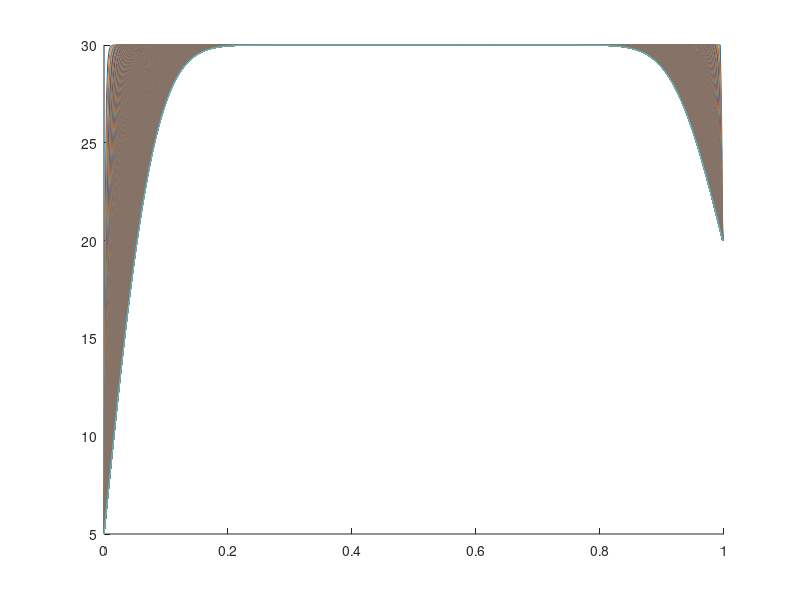
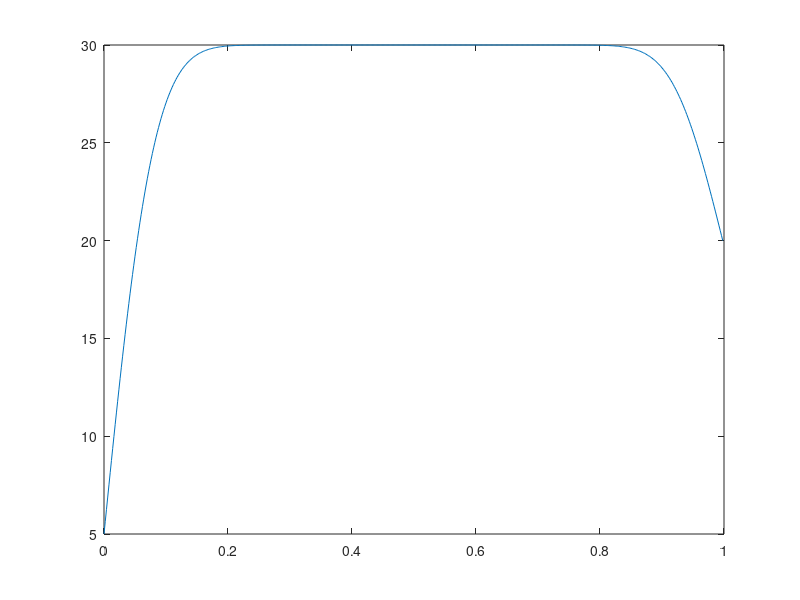

Write the MATLAB code that produced these figures, in order.
%% ME 3001 - Mechanical Engineeing Analysis
% 
% Tristan Hill - 6/22/2014 - 11/13/2017
%
% 1D Heat Equation - Finite Diff. Approx 
% for the Radiation problem the ODE is Non-Linear 
% so we need 'relaxation approach'
%
%% 
close all; clear all; clc

L = 1; %
n = 500; %
h = L/n ; %

d=.1/100;%dia(m)
k=200; %(w/(m*K))
e=0.9;
p=pi*d;
sig=5.670373e-8;
Ac=pi*d^2/4;

% alpha=1;% 
alpha=p*sig*e/(Ac*k)

u0 = 5; %
uL = 20; %
ub = 30; %

x = 0: h :L ; %
% g = sin (pi*x /4); %

u = ones(1 , n)*ub; %
u(1)= u0 ; %
u(n)= uL ; %


figure(1);hold all
steps = 1000; 
for j = 1: steps
    
    for i=2:n-1     
        u(i) = (u(i+1) +u(i)+ u (i-1))/3 - alpha*h^2/3*( u(i)^4- ub^4 );
    end
    plot(x(1:length(u)) , u)
 
end
figure(2)
plot(x(1:length(u)) , u)
